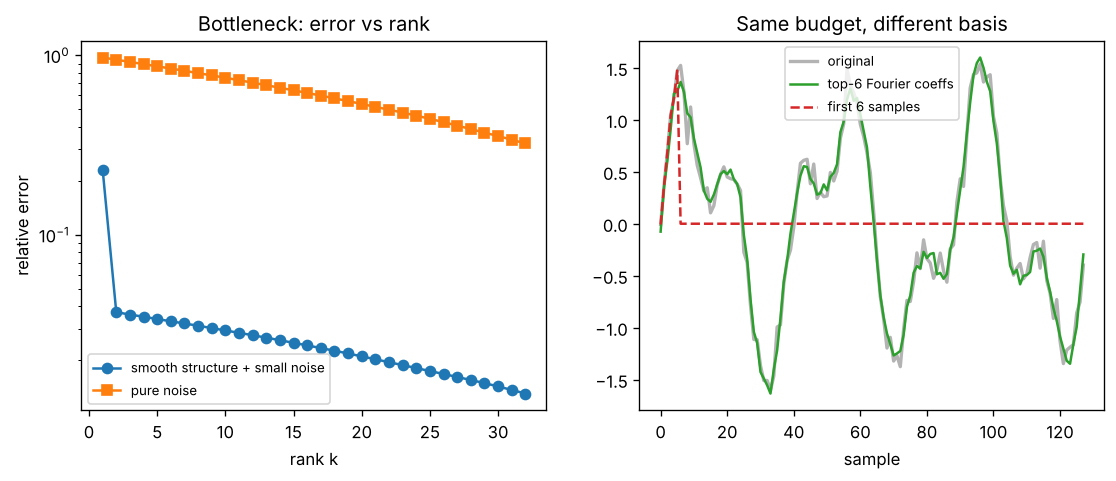

Write Python code to recreate this figure.
"""
Day 128 - Consolidation: the bottleneck / low-rank thread.

Left : relative reconstruction error vs rank k for a smooth (low-rank-ish) matrix and a pure-noise matrix.
       Smooth structure compresses; noise does not (why LoRA / autoencoders / latent diffusion work).
Right: a 1-D signal compressed two ways with the same coefficient budget:
       keep the k largest Fourier coefficients vs keep the first k samples. Frequency-domain bottleneck.
"""
import numpy as np
import matplotlib.pyplot as plt

np.random.seed(42)

# ---- left: SVD truncation error ----
n = 64
u = np.linspace(0, 1, n)
smooth = (np.outer(np.sin(2 * np.pi * u), np.cos(3 * np.pi * u))
          + 0.5 * np.outer(u, u ** 2)
          + 0.02 * np.random.randn(n, n))
noise = np.random.randn(n, n)

def rel_err(M):
    U, s, Vt = np.linalg.svd(M)
    errs = []
    for k in range(1, 33):
        Mk = (U[:, :k] * s[:k]) @ Vt[:k]
        errs.append(np.linalg.norm(M - Mk) / np.linalg.norm(M))
    return np.array(errs)

# ---- right: Fourier top-k vs first-k samples ----
m = 128
t = np.arange(m)
x = np.sin(2 * np.pi * 3 * t / m) + 0.6 * np.sin(2 * np.pi * 7 * t / m) + 0.1 * np.random.randn(m)
X = np.fft.rfft(x)
k = 6
keep = np.argsort(np.abs(X))[-k:]
Xk = np.zeros_like(X); Xk[keep] = X[keep]
x_fft = np.fft.irfft(Xk, n=m)
x_first = np.concatenate([x[:k], np.zeros(m - k)])

fig, ax = plt.subplots(1, 2, figsize=(11, 4))
ax[0].semilogy(range(1, 33), rel_err(smooth), "o-", label="smooth structure + small noise")
ax[0].semilogy(range(1, 33), rel_err(noise), "s-", label="pure noise")
ax[0].set_xlabel("rank k"); ax[0].set_ylabel("relative error")
ax[0].set_title("Bottleneck: error vs rank"); ax[0].legend(fontsize=8)

ax[1].plot(t, x, c="0.7", lw=2, label="original")
ax[1].plot(t, x_fft, c="tab:green", label=f"top-{k} Fourier coeffs")
ax[1].plot(t, x_first, c="tab:red", ls="--", label=f"first {k} samples")
ax[1].set_xlabel("sample"); ax[1].set_title("Same budget, different basis")
ax[1].legend(fontsize=8)

plt.savefig("graph_DAY_128.png", dpi=120, bbox_inches="tight")
